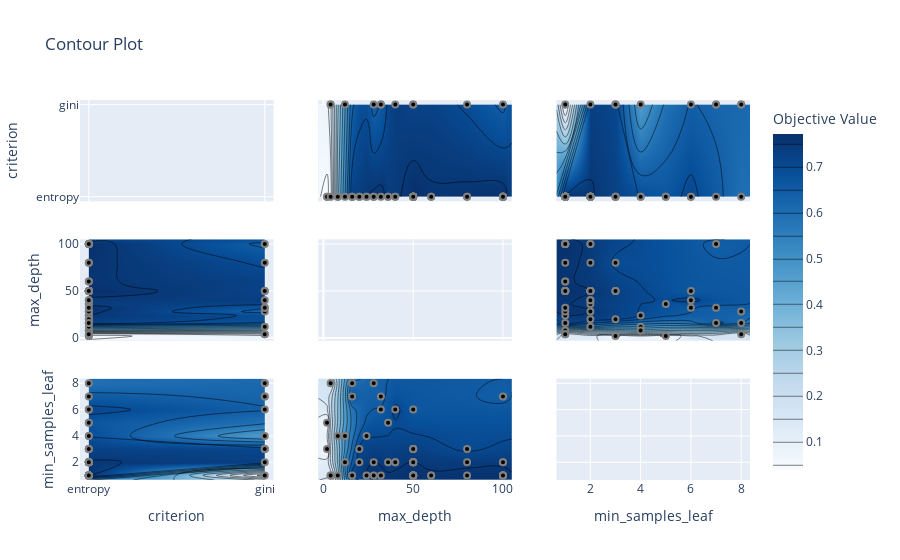

The code cell stored with this chart in its notebook:
### Code cell
# plots parameter interactive chart from we can choose which hyperparameter space has to explore
optuna.visualization.plot_contour(study)

### Figure 1 — Plotly figure (JSON) as saved in the notebook; plotly's stock layout.template omitted (floating-point values rounded to 4 significant figures; data arrays with more than 128 entries replaced by an {"elided": "..."} marker saying what was removed)
{"data": [{"type": "scatter", "xaxis": "x", "yaxis": "y"}, {"colorbar": {"title": {"text": "Objective Value"}}, "colorscale": [[0, "rgb(247,251,255)"], [0.125, "rgb(222,235,247)"], [0.25, "rgb(198,219,239)"], [0.375, "rgb(158,202,225)"], [0.5, "rgb(107,174,214)"], [0.625, "rgb(66,146,198)"], [0.75, "rgb(33,113,181)"], [0.875, "rgb(8,81,156)"], [1, "rgb(8,48,107)"]], "connectgaps": true, "contours": {"coloring": "heatmap"}, "hoverinfo": "none", "line": {"smoothing": 1.3}, "reversescale": false, "showscale": true, "type": "contour", "x": ["entropy", "gini"], "xaxis": "x4", "y": [-2.9, 2, 4, 8, 12, 16, 20, 24, 28, 32, 36, 40, 50, 60, 80, 100, 104.9], "yaxis": "y4", "z": [[null, null], [0.03941, null], [0.06783, 0.1396], [0.3821, null], [0.5469, 0.4965], [0.7308, null], [0.7321, null], [0.7509, null], [0.7604, 0.6331], [0.7641, 0.6538], [0.7379, null], [0.7404, 0.7324], [0.7713, 0.7171], [0.7559, null], [0.7612, 0.6921], [0.7689, 0.6384], [null, null]]}, {"marker": {"color": "black", "line": {"color": "Gray", "width": 2}}, "mode": "markers", "name": "Feasible Trial", "showlegend": false, "type": "scatter", "x": ["entropy", "gini", "gini", "gini", "gini", "entropy", "entropy", "gini", "entropy", "gini", "entropy", "entropy", "entropy", "entropy", "entropy", "entropy", "entropy", "entropy", "entropy", "entropy", "entropy", "entropy", "entropy", "entropy", "entropy", "entropy", "entropy", "entropy", "entropy", "entropy", "entropy", "entropy", "entropy", "entropy", "gini", "gini", "entropy", "entropy", "gini", "entropy", "gini", "entropy", "entropy", "entropy", "entropy", "entropy", "entropy", "entropy", "entropy", "gini", "entropy", "entropy", "entropy", "entropy", "entropy", "entropy", "entropy", "entropy", "entropy", "entropy"], "xaxis": "x4", "y": [50, 28, 100, 4, 32, 100, 16, 80, 40, 12, 50, 50, 50, 2, 8, 24, 50, 20, 36, 60, 50, 50, 50, 50, 50, 60, 36, 8, 24, 50, 2, 50, 28, 50, 4, 50, 12, 16, 32, 100, 40, 100, 100, 80, 100, 20, 50, 28, 4, 50, 16, 100, 100, 100, 100, 50, 32, 40, 80, 50], "yaxis": "y4"}, {"colorbar": {"title": {"text": "Objective Value"}}, "colorscale": [[0, "rgb(247,251,255)"], [0.125, "rgb(222,235,247)"], [0.25, "rgb(198,219,239)"], [0.375, "rgb(158,202,225)"], [0.5, "rgb(107,174,214)"], [0.625, "rgb(66,146,198)"], [0.75, "rgb(33,113,181)"], [0.875, "rgb(8,81,156)"], [1, "rgb(8,48,107)"]], "connectgaps": true, "contours": {"coloring": "heatmap"}, "hoverinfo": "none", "line": {"smoothing": 1.3}, "reversescale": false, "showscale": false, "type": "contour", "x": ["entropy", "gini"], "xaxis": "x7", "y": [0.65, 1, 2, 3, 4, 5, 6, 7, 8, 8.35], "yaxis": "y7", "z": [[null, null], [0.7713, 0.1214], [0.754, 0.7324], [0.7265, 0.7171], [0.6977, 0.4965], [0.6769, null], [0.7145, 0.6538], [0.6651, 0.6384], [0.6129, 0.6331], [null, null]]}, {"marker": {"color": "black", "line": {"color": "Gray", "width": 2}}, "mode": "markers", "name": "Feasible Trial", "showlegend": false, "type": "scatter", "x": ["entropy", "gini", "gini", "gini", "gini", "entropy", "entropy", "gini", "entropy", "gini", "entropy", "entropy", "entropy", "entropy", "entropy", "entropy", "entropy", "entropy", "entropy", "entropy", "entropy", "entropy", "entropy", "entropy", "entropy", "entropy", "entropy", "entropy", "entropy", "entropy", "entropy", "entropy", "entropy", "entropy", "gini", "gini", "entropy", "entropy", "gini", "entropy", "gini", "entropy", "entropy", "entropy", "entropy", "entropy", "entropy", "entropy", "entropy", "gini", "entropy", "entropy", "entropy", "entropy", "entropy", "entropy", "entropy", "entropy", "entropy", "entropy"], "xaxis": "x7", "y": [2, 8, 7, 8, 6, 2, 1, 3, 6, 4, 1, 1, 1, 3, 1, 4, 2, 3, 5, 1, 2, 1, 1, 2, 3, 1, 2, 4, 1, 2, 5, 1, 1, 2, 1, 3, 2, 8, 7, 1, 2, 1, 1, 1, 1, 2, 1, 2, 1, 3, 7, 1, 1, 1, 2, 1, 1, 2, 2, 6], "yaxis": "y7"}, {"colorbar": {"title": {"text": "Objective Value"}}, "colorscale": [[0, "rgb(247,251,255)"], [0.125, "rgb(222,235,247)"], [0.25, "rgb(198,219,239)"], [0.375, "rgb(158,202,225)"], [0.5, "rgb(107,174,214)"], [0.625, "rgb(66,146,198)"], [0.75, "rgb(33,113,181)"], [0.875, "rgb(8,81,156)"], [1, "rgb(8,48,107)"]], "connectgaps": true, "contours": {"coloring": "heatmap"}, "hoverinfo": "none", "line": {"smoothing": 1.3}, "reversescale": false, "showscale": false, "type": "contour", "x": [-2.9, 2, 4, 8, 12, 16, 20, 24, 28, 32, 36, 40, 50, 60, 80, 100, 104.9], "xaxis": "x2", "y": ["entropy", "gini"], "yaxis": "y2", "z": [[null, 0.03941, 0.06783, 0.3821, 0.5469, 0.7308, 0.7321, 0.7509, 0.7604, 0.7641, 0.7379, 0.7404, 0.7713, 0.7559, 0.7612, 0.7689, null], [null, null, 0.1396, null, 0.4965, null, null, null, 0.6331, 0.6538, null, 0.7324, 0.7171, null, 0.6921, 0.6384, null]]}, {"marker": {"color": "black", "line": {"color": "Gray", "width": 2}}, "mode": "markers", "name": "Feasible Trial", "showlegend": false, "type": "scatter", "x": [50, 28, 100, 4, 32, 100, 16, 80, 40, 12, 50, 50, 50, 2, 8, 24, 50, 20, 36, 60, 50, 50, 50, 50, 50, 60, 36, 8, 24, 50, 2, 50, 28, 50, 4, 50, 12, 16, 32, 100, 40, 100, 100, 80, 100, 20, 50, 28, 4, 50, 16, 100, 100, 100, 100, 50, 32, 40, 80, 50], "xaxis": "x2", "y": ["entropy", "gini", "gini", "gini", "gini", "entropy", "entropy", "gini", "entropy", "gini", "entropy", "entropy", "entropy", "entropy", "entropy", "entropy", "entropy", "entropy", "entropy", "entropy", "entropy", "entropy", "entropy", "entropy", "entropy", "entropy", "entropy", "entropy", "entropy", "entropy", "entropy", "entropy", "entropy", "entropy", "gini", "gini", "entropy", "entropy", "gini", "entropy", "gini", "entropy", "entropy", "entropy", "entropy", "entropy", "entropy", "entropy", "entropy", "gini", "entropy", "entropy", "entropy", "entropy", "entropy", "entropy", "entropy", "entropy", "entropy", "entropy"], "yaxis": "y2"}, {"type": "scatter", "xaxis": "x5", "yaxis": "y5"}, {"colorbar": {"title": {"text": "Objective Value"}}, "colorscale": [[0, "rgb(247,251,255)"], [0.125, "rgb(222,235,247)"], [0.25, "rgb(198,219,239)"], [0.375, "rgb(158,202,225)"], [0.5, "rgb(107,174,214)"], [0.625, "rgb(66,146,198)"], [0.75, "rgb(33,113,181)"], [0.875, "rgb(8,81,156)"], [1, "rgb(8,48,107)"]], "connectgaps": true, "contours": {"coloring": "heatmap"}, "hoverinfo": "none", "line": {"smoothing": 1.3}, "reversescale": false, "showscale": false, "type": "contour", "x": [-2.9, 2, 4, 8, 12, 16, 20, 24, 28, 32, 36, 40, 50, 60, 80, 100, 104.9], "xaxis": "x8", "y": [0.65, 1, 2, 3, 4, 5, 6, 7, 8, 8.35], "yaxis": "y8", "z": {"elided": "10x17 float values"}}, {"marker": {"color": "black", "line": {"color": "Gray", "width": 2}}, "mode": "markers", "name": "Feasible Trial", "showlegend": false, "type": "scatter", "x": [50, 28, 100, 4, 32, 100, 16, 80, 40, 12, 50, 50, 50, 2, 8, 24, 50, 20, 36, 60, 50, 50, 50, 50, 50, 60, 36, 8, 24, 50, 2, 50, 28, 50, 4, 50, 12, 16, 32, 100, 40, 100, 100, 80, 100, 20, 50, 28, 4, 50, 16, 100, 100, 100, 100, 50, 32, 40, 80, 50], "xaxis": "x8", "y": [2, 8, 7, 8, 6, 2, 1, 3, 6, 4, 1, 1, 1, 3, 1, 4, 2, 3, 5, 1, 2, 1, 1, 2, 3, 1, 2, 4, 1, 2, 5, 1, 1, 2, 1, 3, 2, 8, 7, 1, 2, 1, 1, 1, 1, 2, 1, 2, 1, 3, 7, 1, 1, 1, 2, 1, 1, 2, 2, 6], "yaxis": "y8"}, {"colorbar": {"title": {"text": "Objective Value"}}, "colorscale": [[0, "rgb(247,251,255)"], [0.125, "rgb(222,235,247)"], [0.25, "rgb(198,219,239)"], [0.375, "rgb(158,202,225)"], [0.5, "rgb(107,174,214)"], [0.625, "rgb(66,146,198)"], [0.75, "rgb(33,113,181)"], [0.875, "rgb(8,81,156)"], [1, "rgb(8,48,107)"]], "connectgaps": true, "contours": {"coloring": "heatmap"}, "hoverinfo": "none", "line": {"smoothing": 1.3}, "reversescale": false, "showscale": false, "type": "contour", "x": [0.65, 1, 2, 3, 4, 5, 6, 7, 8, 8.35], "xaxis": "x3", "y": ["entropy", "gini"], "yaxis": "y3", "z": [[null, 0.7713, 0.754, 0.7265, 0.6977, 0.6769, 0.7145, 0.6651, 0.6129, null], [null, 0.1214, 0.7324, 0.7171, 0.4965, null, 0.6538, 0.6384, 0.6331, null]]}, {"marker": {"color": "black", "line": {"color": "Gray", "width": 2}}, "mode": "markers", "name": "Feasible Trial", "showlegend": false, "type": "scatter", "x": [2, 8, 7, 8, 6, 2, 1, 3, 6, 4, 1, 1, 1, 3, 1, 4, 2, 3, 5, 1, 2, 1, 1, 2, 3, 1, 2, 4, 1, 2, 5, 1, 1, 2, 1, 3, 2, 8, 7, 1, 2, 1, 1, 1, 1, 2, 1, 2, 1, 3, 7, 1, 1, 1, 2, 1, 1, 2, 2, 6], "xaxis": "x3", "y": ["entropy", "gini", "gini", "gini", "gini", "entropy", "entropy", "gini", "entropy", "gini", "entropy", "entropy", "entropy", "entropy", "entropy", "entropy", "entropy", "entropy", "entropy", "entropy", "entropy", "entropy", "entropy", "entropy", "entropy", "entropy", "entropy", "entropy", "entropy", "entropy", "entropy", "entropy", "entropy", "entropy", "gini", "gini", "entropy", "entropy", "gini", "entropy", "gini", "entropy", "entropy", "entropy", "entropy", "entropy", "entropy", "entropy", "entropy", "gini", "entropy", "entropy", "entropy", "entropy", "entropy", "entropy", "entropy", "entropy", "entropy", "entropy"], "yaxis": "y3"}, {"colorbar": {"title": {"text": "Objective Value"}}, "colorscale": [[0, "rgb(247,251,255)"], [0.125, "rgb(222,235,247)"], [0.25, "rgb(198,219,239)"], [0.375, "rgb(158,202,225)"], [0.5, "rgb(107,174,214)"], [0.625, "rgb(66,146,198)"], [0.75, "rgb(33,113,181)"], [0.875, "rgb(8,81,156)"], [1, "rgb(8,48,107)"]], "connectgaps": true, "contours": {"coloring": "heatmap"}, "hoverinfo": "none", "line": {"smoothing": 1.3}, "reversescale": false, "showscale": false, "type": "contour", "x": [0.65, 1, 2, 3, 4, 5, 6, 7, 8, 8.35], "xaxis": "x6", "y": [-2.9, 2, 4, 8, 12, 16, 20, 24, 28, 32, 36, 40, 50, 60, 80, 100, 104.9], "yaxis": "y6", "z": {"elided": "17x10 float values"}}, {"marker": {"color": "black", "line": {"color": "Gray", "width": 2}}, "mode": "markers", "name": "Feasible Trial", "showlegend": false, "type": "scatter", "x": [2, 8, 7, 8, 6, 2, 1, 3, 6, 4, 1, 1, 1, 3, 1, 4, 2, 3, 5, 1, 2, 1, 1, 2, 3, 1, 2, 4, 1, 2, 5, 1, 1, 2, 1, 3, 2, 8, 7, 1, 2, 1, 1, 1, 1, 2, 1, 2, 1, 3, 7, 1, 1, 1, 2, 1, 1, 2, 2, 6], "xaxis": "x6", "y": [50, 28, 100, 4, 32, 100, 16, 80, 40, 12, 50, 50, 50, 2, 8, 24, 50, 20, 36, 60, 50, 50, 50, 50, 50, 60, 36, 8, 24, 50, 2, 50, 28, 50, 4, 50, 12, 16, 32, 100, 40, 100, 100, 80, 100, 20, 50, 28, 4, 50, 16, 100, 100, 100, 100, 50, 32, 40, 80, 50], "yaxis": "y6"}, {"type": "scatter", "xaxis": "x9", "yaxis": "y9"}], "layout": {"title": {"text": "Contour Plot"}, "xaxis": {"anchor": "y", "domain": [0, 0.2889], "matches": "x7", "range": [-0.05, 1.05], "showticklabels": false, "type": "category"}, "xaxis2": {"anchor": "y2", "domain": [0.3556, 0.6444], "matches": "x8", "range": [-2.9, 104.9], "showticklabels": false}, "xaxis3": {"anchor": "y3", "domain": [0.7111, 1], "matches": "x9", "range": [0.65, 8.35], "showticklabels": false}, "xaxis4": {"anchor": "y4", "domain": [0, 0.2889], "matches": "x7", "range": [-0.05, 1.05], "showticklabels": false, "type": "category"}, "xaxis5": {"anchor": "y5", "domain": [0.3556, 0.6444], "matches": "x8", "range": [-2.9, 104.9], "showticklabels": false}, "xaxis6": {"anchor": "y6", "domain": [0.7111, 1], "matches": "x9", "range": [0.65, 8.35], "showticklabels": false}, "xaxis7": {"anchor": "y7", "domain": [0, 0.2889], "range": [-0.05, 1.05], "title": {"text": "criterion"}, "type": "category"}, "xaxis8": {"anchor": "y8", "domain": [0.3556, 0.6444], "range": [-2.9, 104.9], "title": {"text": "max_depth"}}, "xaxis9": {"anchor": "y9", "domain": [0.7111, 1], "range": [0.65, 8.35], "title": {"text": "min_samples_leaf"}}, "yaxis": {"anchor": "x", "domain": [0.7333, 1], "range": [-0.05, 1.05], "title": {"text": "criterion"}, "type": "category"}, "yaxis2": {"anchor": "x2", "domain": [0.7333, 1], "matches": "y", "range": [-0.05, 1.05], "showticklabels": false, "type": "category"}, "yaxis3": {"anchor": "x3", "domain": [0.7333, 1], "matches": "y", "range": [-0.05, 1.05], "showticklabels": false, "type": "category"}, "yaxis4": {"anchor": "x4", "domain": [0.3667, 0.6333], "range": [-2.9, 104.9], "title": {"text": "max_depth"}}, "yaxis5": {"anchor": "x5", "domain": [0.3667, 0.6333], "matches": "y4", "range": [-2.9, 104.9], "showticklabels": false}, "yaxis6": {"anchor": "x6", "domain": [0.3667, 0.6333], "matches": "y4", "range": [-2.9, 104.9], "showticklabels": false}, "yaxis7": {"anchor": "x7", "domain": [0, 0.2667], "range": [0.65, 8.35], "title": {"text": "min_samples_leaf"}}, "yaxis8": {"anchor": "x8", "domain": [0, 0.2667], "matches": "y7", "range": [0.65, 8.35], "showticklabels": false}, "yaxis9": {"anchor": "x9", "domain": [0, 0.2667], "matches": "y7", "range": [0.65, 8.35], "showticklabels": false}}}
